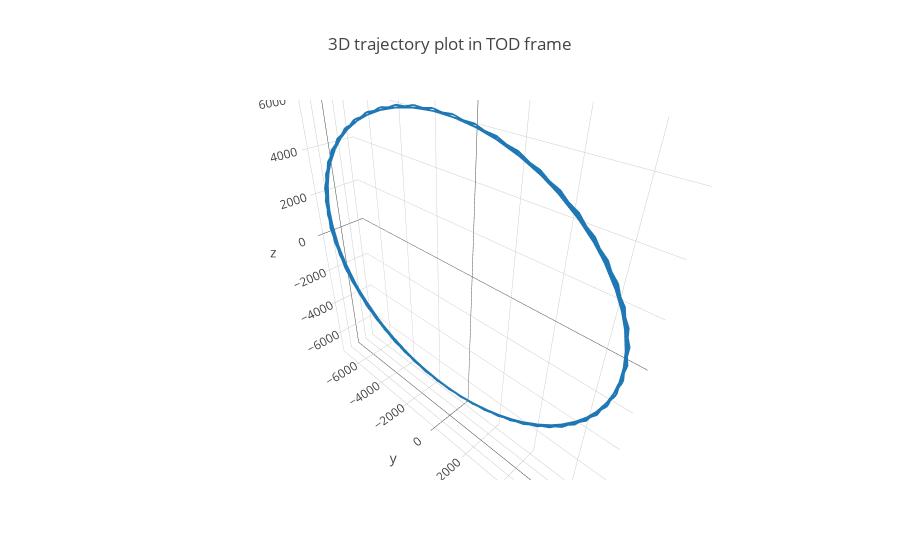

The code cell stored with this chart in its notebook:
### Markdown cell above
3D plot

### Code cell
import plotly.graph_objs as go

trace = go.Scatter3d(
    x = 1e-3 * PV_tod_df['x'],
    y = 1e-3 * PV_tod_df['y'],
    z = 1e-3 * PV_tod_df['z'],
    mode='lines',
    line=dict(
        color='#1f77b4',
        width=3
    )
)

data = [trace]

layout = go.Layout(
    title = '3D trajectory plot in TOD frame',
    scene=dict(
        aspectmode='data'
    )
)

fig = dict(data=data, layout=layout)

py.iplot(fig)

### Figure 1 — Plotly figure (JSON) as saved in the notebook; plotly's stock layout.template omitted (floating-point values rounded to 4 significant figures; data arrays with more than 128 entries replaced by an {"elided": "..."} marker saying what was removed)
{"data": [{"line": {"color": "#1f77b4", "width": 3}, "mode": "lines", "type": "scatter3d", "uid": "e6970773-68f7-461b-8de1-34fe9b546895", "x": {"elided": "288 float values"}, "y": {"elided": "288 float values"}, "z": {"elided": "288 float values"}}], "layout": {"scene": {"aspectmode": "data"}, "title": {"text": "3D trajectory plot in TOD frame"}}}
